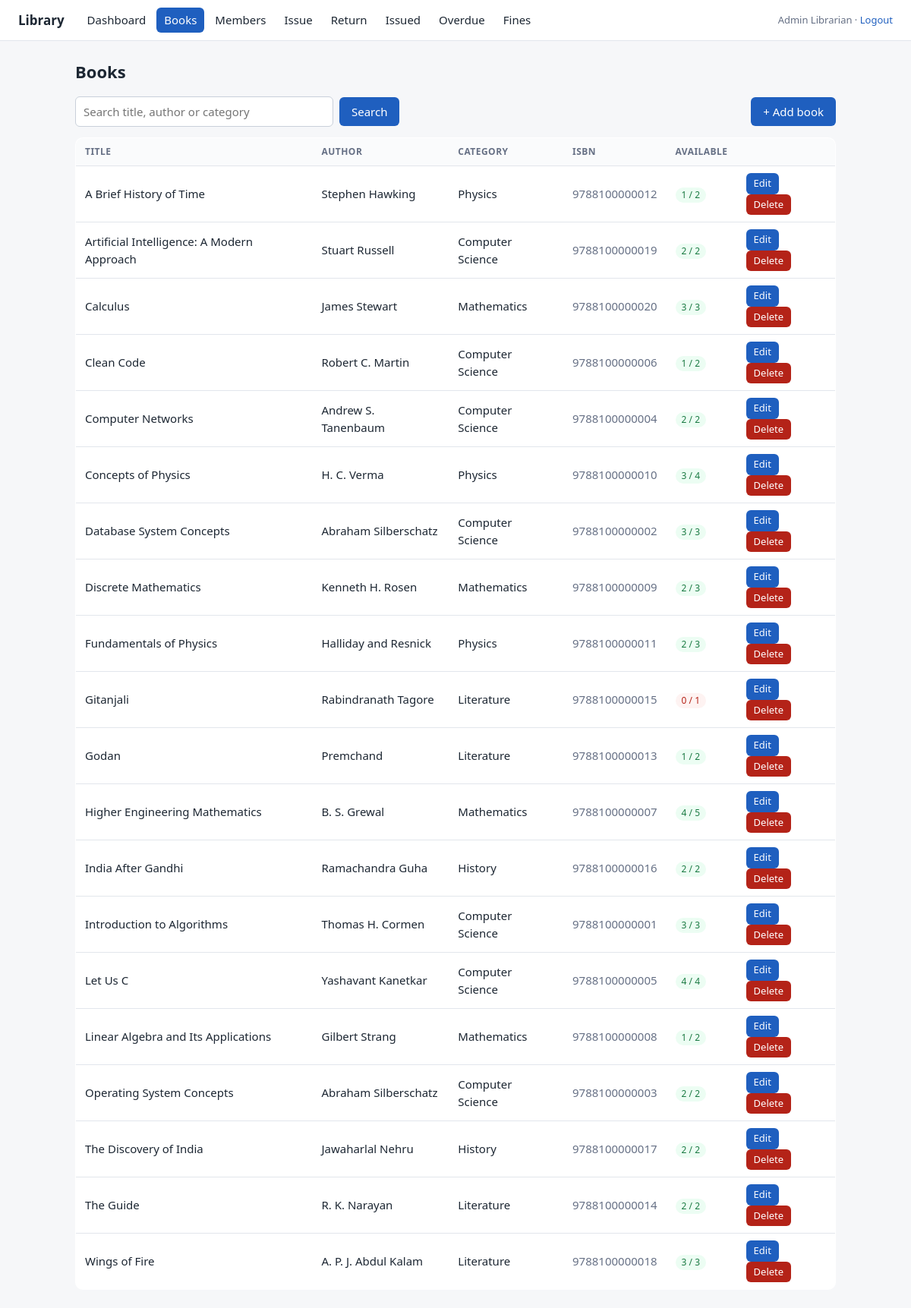
Screenshot of /books.php (signed in) with the database file from the repository.
### tables this page shows
CREATE TABLE book (
    book_id          INT AUTO_INCREMENT PRIMARY KEY,
    isbn             VARCHAR(20)  NOT NULL UNIQUE,
    title            VARCHAR(150) NOT NULL,
    author           VARCHAR(100) NOT NULL,
    publisher        VARCHAR(100),
    pub_year         SMALLINT,
    category_id      INT NOT NULL,
    total_copies     INT NOT NULL DEFAULT 1,
    available_copies INT NOT NULL DEFAULT 1,
    CONSTRAINT chk_book_copies  CHECK (total_copies >= 0 AND available_copies >= 0
                                       AND available_copies <= total_copies),
    CONSTRAINT chk_book_year    CHECK (pub_year IS NULL OR pub_year BETWEEN 1000 AND 2100),
    CONSTRAINT fk_book_category FOREIGN KEY (category_id) REFERENCES category(category_id),
    INDEX idx_book_title (title),
    INDEX idx_book_author (author)
);

CREATE TABLE category (
    category_id   INT AUTO_INCREMENT PRIMARY KEY,
    category_name VARCHAR(50) NOT NULL UNIQUE
);

### includes/functions.php (called while the page is built, shortened)
<?php
function e($v): string { return htmlspecialchars((string)$v, ENT_QUOTES, 'UTF-8'); }

### books.php (the view, shortened to what this page needs)
<?php
require 'includes/db.php';
require 'includes/functions.php';
$q = trim($_GET['q'] ?? '');
$sql = 'SELECT b.*, c.category_name
        FROM book b JOIN category c ON c.category_id = b.category_id';
$params = [];
$sql .= ' ORDER BY b.title';
$stmt = $pdo->prepare($sql);
$stmt->execute($params);
$books = $stmt->fetchAll();
$title = 'Books';
require 'includes/header.php';
?>
<form class="toolbar" method="get">
  <input type="search" name="q" placeholder="Search title, author or category" value="<?= e($q) ?>">
  <button type="submit">Search</button>
  <a class="btn" href="book_form.php">+ Add book</a>
</form>
<div class="table-wrap">
<table>
  <tr><th>Title</th><th>Author</th><th>Category</th><th>ISBN</th><th>Available</th><th></th></tr>
  <?php foreach ($books as $b): ?>
  <tr>
    <td><?= e($b['title']) ?></td>
    <td><?= e($b['author']) ?></td>
    <td><?= e($b['category_name']) ?></td>
    <td class="muted"><?= e($b['isbn']) ?></td>
    <td><span class="tag <?= $b['available_copies'] > 0 ? 'ok' : 'bad' ?>"><?= (int)$b['available_copies'] ?> / <?= (int)$b['total_copies'] ?></span></td>
    <td>
      <a class="btn small" href="book_form.php?id=<?= (int)$b['book_id'] ?>">Edit</a>
      <form class="inline" method="post" onsubmit="return confirm('Delete this book?')">
        <button class="small danger">Delete</button>
      </form>
    </td>
  </tr>
  <?php endforeach; ?>
</table>
</div>
<?php require 'includes/footer.php'; ?>

### includes/header.php (shortened to what this page needs)
<?php
$page = basename($_SERVER['SCRIPT_NAME']);
$nav = [
    'index.php'   => 'Dashboard',
    'books.php'   => 'Books',
    'members.php' => 'Members',
    'issue.php'   => 'Issue',
    'return.php'  => 'Return',
    'issued.php'  => 'Issued',
    'overdue.php' => 'Overdue',
    'fines.php'   => 'Fines',
];
?>
<!DOCTYPE html>
<html lang="en">
<head>
<link rel="stylesheet" href="assets/style.css">
</head>
<body>
<header class="top">
  <span class="brand">Library</span>
  <nav>
    <?php foreach ($nav as $file => $label): ?>
      <a href="<?= $file ?>"<?= $page === $file ? ' class="on"' : '' ?>><?= $label ?></a>
    <?php endforeach; ?>
  </nav>
  <span class="who"><?= e($_SESSION['staff_name']) ?> · <a href="logout.php">Logout</a></span>
</header>
<main>
<h1><?= e($title ?? '') ?></h1>

### includes/footer.php
</main>
</body>
</html>

### assets/style.css (style rules this page uses)
:root { --bg: #f6f7f9; --card: #fff; --ink: #1d2733; --muted: #667085; --line: #e2e6ec; --accent: #1f5fbf; --ok: #1b7a43; --bad: #b42318; --warn: #b54708; }
* { box-sizing: border-box; }
body { margin: 0; background: var(--bg); color: var(--ink); font: 15px/1.5 system-ui, -apple-system, "Segoe UI", Roboto, sans-serif; }
a { color: var(--accent); text-decoration: none; }
.top { display: flex; flex-wrap: wrap; align-items: center; gap: 8px 20px; background: var(--card); border-bottom: 1px solid var(--line); padding: 10px 24px; }
.brand { font-weight: 700; font-size: 17px; }
.top nav { display: flex; flex-wrap: wrap; gap: 4px; flex: 1; }
.top nav a { color: var(--ink); padding: 5px 10px; border-radius: 6px; }
.top nav a.on { background: var(--accent); color: #fff; }
.who { color: var(--muted); font-size: 13px; }
main { max-width: 1050px; margin: 0 auto; padding: 24px; }
h1 { font-size: 22px; margin: 0 0 16px; }
table { width: 100%; border-collapse: collapse; background: var(--card); border: 1px solid var(--line); border-radius: 10px; overflow: hidden; }
th, td { text-align: left; padding: 9px 12px; border-bottom: 1px solid var(--line); vertical-align: middle; }
th { background: #fafbfc; font-size: 12px; text-transform: uppercase; letter-spacing: .04em; color: var(--muted); }
tr:last-child td { border-bottom: 0; }
.table-wrap { overflow-x: auto; }
input, select { width: 100%; padding: 8px 10px; border: 1px solid #c9d0da; border-radius: 6px; font: inherit; background: #fff; }
button, .btn { display: inline-block; padding: 8px 16px; border: 0; border-radius: 6px; background: var(--accent); color: #fff; font: inherit; cursor: pointer; }
button.danger { background: var(--bad); }
button.small, .btn.small { padding: 4px 10px; font-size: 13px; }
form.inline { display: inline; }
.toolbar { display: flex; gap: 8px; margin-bottom: 14px; align-items: center; flex-wrap: wrap; }
.toolbar input[type=search] { max-width: 340px; }
.tag { display: inline-block; padding: 1px 8px; border-radius: 99px; font-size: 12px; background: var(--bg); }
.tag.bad { background: #fef3f2; color: var(--bad); }
.tag.ok { background: #ecfdf3; color: var(--ok); }
.muted { color: var(--muted); }

### rows the page displays
book: title "A Brief History of Time", author "Stephen Hawking", category.category_name "Physics", isbn "9788100000012", available_copies "1", total_copies "2"
book: title "Artificial Intelligence: A Modern Approach", author "Stuart Russell", category.category_name "Computer Science", isbn "9788100000019", available_copies "2", total_copies "2"
book: title "Calculus", author "James Stewart", category.category_name "Mathematics", isbn "9788100000020", available_copies "3", total_copies "3"
book: title "Clean Code", author "Robert C. Martin", category.category_name "Computer Science", isbn "9788100000006", available_copies "1", total_copies "2"
book: title "Computer Networks", author "Andrew S. Tanenbaum", category.category_name "Computer Science", isbn "9788100000004", available_copies "2", total_copies "2"
book: title "Concepts of Physics", author "H. C. Verma", category.category_name "Physics", isbn "9788100000010", available_copies "3", total_copies "4"
book: title "Database System Concepts", author "Abraham Silberschatz", category.category_name "Computer Science", isbn "9788100000002", available_copies "3", total_copies "3"
book: title "Discrete Mathematics", author "Kenneth H. Rosen", category.category_name "Mathematics", isbn "9788100000009", available_copies "2", total_copies "3"
book: title "Fundamentals of Physics", author "Halliday and Resnick", category.category_name "Physics", isbn "9788100000011", available_copies "2", total_copies "3"
book: title "Gitanjali", author "Rabindranath Tagore", category.category_name "Literature", isbn "9788100000015", available_copies "0", total_copies "1"
book: title "Godan", author "Premchand", category.category_name "Literature", isbn "9788100000013", available_copies "1", total_copies "2"
book: title "Higher Engineering Mathematics", author "B. S. Grewal", category.category_name "Mathematics", isbn "9788100000007", available_copies "4", total_copies "5"
book: title "India After Gandhi", author "Ramachandra Guha", category.category_name "History", isbn "9788100000016", available_copies "2", total_copies "2"
book: title "Introduction to Algorithms", author "Thomas H. Cormen", category.category_name "Computer Science", isbn "9788100000001", available_copies "3", total_copies "3"
book: title "Let Us C", author "Yashavant Kanetkar", category.category_name "Computer Science", isbn "9788100000005", available_copies "4", total_copies "4"
book: title "Linear Algebra and Its Applications", author "Gilbert Strang", category.category_name "Mathematics", isbn "9788100000008", available_copies "1", total_copies "2"
book: title "Operating System Concepts", author "Abraham Silberschatz", category.category_name "Computer Science", isbn "9788100000003", available_copies "2", total_copies "2"
book: title "The Discovery of India", author "Jawaharlal Nehru", category.category_name "History", isbn "9788100000017", available_copies "2", total_copies "2"
book: title "The Guide", author "R. K. Narayan", category.category_name "Literature", isbn "9788100000014", available_copies "2", total_copies "2"
book: title "Wings of Fire", author "A. P. J. Abdul Kalam", category.category_name "Literature", isbn "9788100000018", available_copies "3", total_copies "3"

### other values shown
$label "Dashboard"
$label "Books"
$label "Members"
$label "Issue"
$label "Return"
$label "Issued"
$label "Overdue"
$label "Fines"
$_SESSION['staff_name'] "Admin Librarian"
$title "Books"
